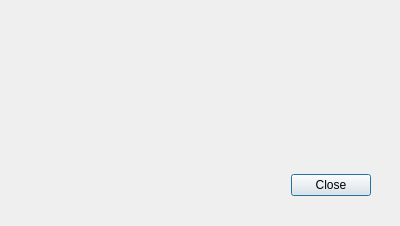
<?xml version="1.0" encoding="UTF-8"?>
<ui version="4.0">
 <class>WinDialog</class>
 <widget class="QDialog" name="WinDialog">
  <property name="geometry">
   <rect>
    <x>0</x>
    <y>0</y>
    <width>400</width>
    <height>226</height>
   </rect>
  </property>
  <property name="windowTitle">
   <string>You win :)</string>
  </property>
  <widget class="QDialogButtonBox" name="buttonBox">
   <property name="geometry">
    <rect>
     <x>20</x>
     <y>170</y>
     <width>351</width>
     <height>31</height>
    </rect>
   </property>
   <property name="orientation">
    <enum>Qt::Horizontal</enum>
   </property>
   <property name="standardButtons">
    <set>QDialogButtonBox::Close</set>
   </property>
  </widget>
  <widget class="QLabel" name="label">
   <property name="geometry">
    <rect>
     <x>30</x>
     <y>80</y>
     <width>341</width>
     <height>31</height>
    </rect>
   </property>
   <property name="font">
    <font>
     <pointsize>12</pointsize>
    </font>
   </property>
   <property name="text">
    <string/>
   </property>
   <property name="textFormat">
    <enum>Qt::AutoText</enum>
   </property>
   <property name="scaledContents">
    <bool>false</bool>
   </property>
   <property name="alignment">
    <set>Qt::AlignCenter</set>
   </property>
  </widget>
 </widget>
 <resources/>
 <connections>
  <connection>
   <sender>buttonBox</sender>
   <signal>accepted()</signal>
   <receiver>WinDialog</receiver>
   <slot>accept()</slot>
   <hints>
    <hint type="sourcelabel">
     <x>248</x>
     <y>254</y>
    </hint>
    <hint type="destinationlabel">
     <x>157</x>
     <y>274</y>
    </hint>
   </hints>
  </connection>
  <connection>
   <sender>buttonBox</sender>
   <signal>rejected()</signal>
   <receiver>WinDialog</receiver>
   <slot>reject()</slot>
   <hints>
    <hint type="sourcelabel">
     <x>316</x>
     <y>260</y>
    </hint>
    <hint type="destinationlabel">
     <x>286</x>
     <y>274</y>
    </hint>
   </hints>
  </connection>
 </connections>
</ui>
